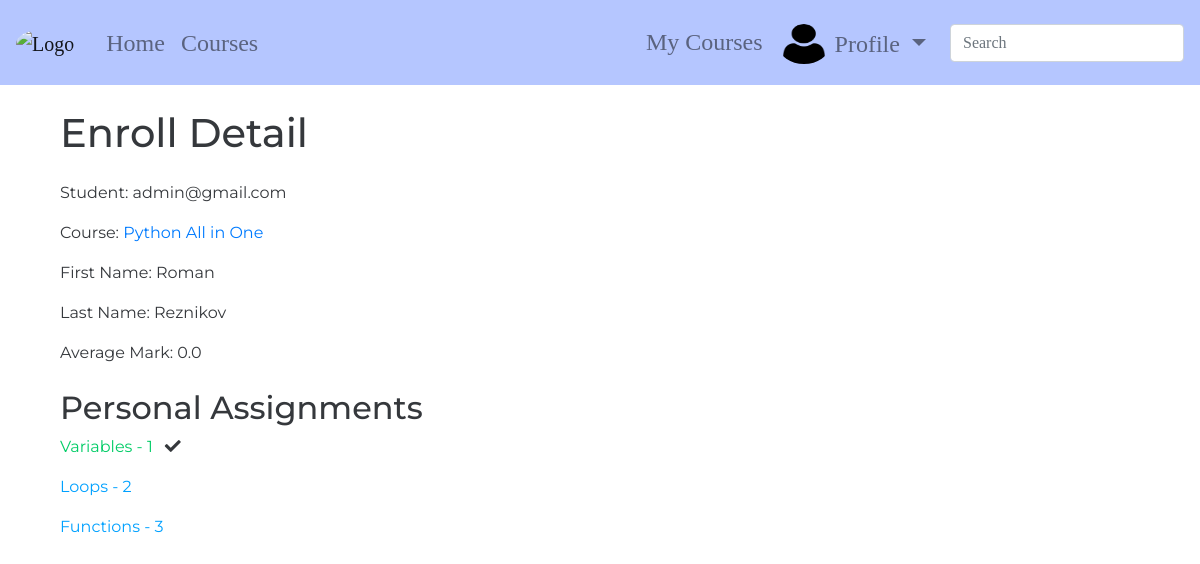
The page /courses/teacher/python/python-all-in-one/enrolls/7/ (signed in) on the database as committed earlier.
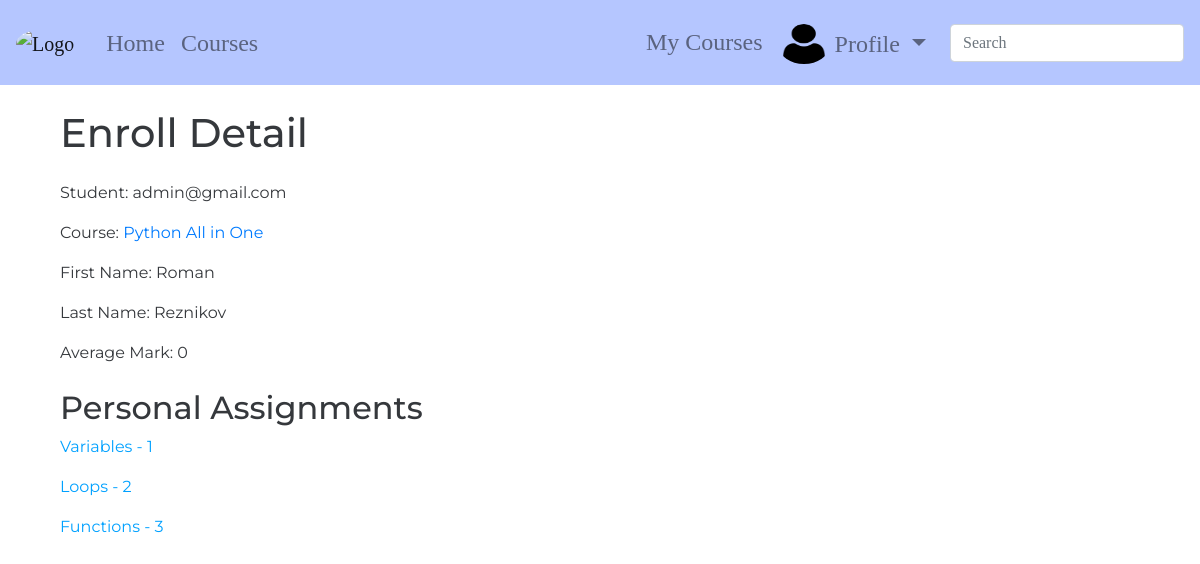
The same page on the database as committed later.
### accounts/models.py (models this page shows, shortened)
class CustomUser(AbstractUser, PermissionsMixin):
    email = models.EmailField(verbose_name='email', max_length=60, unique=True)
    username = models.CharField(max_length=30, unique=True)
    date_joined = models.DateTimeField(verbose_name='date joined', auto_now_add=True)
    last_login = models.DateTimeField(verbose_name='last login', auto_now=True)
    is_admin = models.BooleanField(default=False)
    is_active = models.BooleanField(default=True)
    is_staff = models.BooleanField(default=False)
    is_superuser = models.BooleanField(default=False)
    USERNAME_FIELD = 'email'
    REQUIRED_FIELDS = ['username', ]
    objects = CustomUserManager()
    def __str__(self):
        return self.email

class Profile(models.Model):
    user = models.OneToOneField(settings.AUTH_USER_MODEL, related_name='profile', on_delete=models.CASCADE)
    first_name = models.CharField(max_length=40, null=True, blank=True)
    last_name = models.CharField(max_length=40, null=True, blank=True)
    phone = PhoneNumberField(max_length=20, null=True, blank=True)
    date_of_birth = models.DateField(null=True, blank=True)
    bio = models.TextField(null=True, blank=True)
    profile_pic = models.ImageField(null=True, blank=True, upload_to='images/profile_pics',
                                    default=get_default_profile_pic)

### courses/models.py (models this page shows, shortened)
class Enroll(models.Model):
    course_instance = models.ForeignKey(CourseInstance, related_name='enrolls', on_delete=models.CASCADE)
    student = models.ForeignKey('accounts.CustomUser', related_name='enrolls', on_delete=models.CASCADE)
    is_course_finished = models.BooleanField(default=False)
    @property
    def average_mark(self):
        print(self.personal_assignments.filter(enroll=self).filter(is_completed=True).values('grade'))
        marks = [m['grade'] for m in self.personal_assignments.filter(enroll=self).filter(is_completed=True).values('grade')]
        try:
            return round(float(sum(marks) / len(marks)), 2)
        except ZeroDivisionError:
            return 0

class CourseInstance(models.Model):
    course = models.ForeignKey(Course, related_name='instances', on_delete=models.CASCADE)
    slug = models.SlugField(allow_unicode=True, unique=True)
    sub_title = models.CharField(max_length=100, null=True, blank=True)
    min_mark = models.SmallIntegerField(
        validators=[
            MinValueValidator(0),
            MaxValueValidator(100),
        ]
    )
    start_date = models.DateField(null=True, blank=True)
    end_date = models.DateField(null=True, blank=True)
    def __str__(self):
        if self.sub_title == self.course.base_title:
            return f"{self.course} - {self.pk}"
        return f"{self.sub_title}"

class Course(models.Model):
    base_title = models.CharField(max_length=100)
    description = models.TextField(null=True, blank=True)
    slug = models.SlugField(allow_unicode=True, unique=True)

class PersonalAssignment(models.Model):
    course_instance_assignment = models.ForeignKey(CourseInstanceAssignment,
                                                   related_name='personal_assignments',
                                                   on_delete=models.CASCADE)
    enroll = models.ForeignKey(Enroll, related_name='personal_assignments', on_delete=models.CASCADE)
    answer_field = models.TextField(null=True, blank=True)
    answer_file = models.FileField(null=True, blank=True, upload_to=student_answers_directory_path)
    is_completed = models.BooleanField(default=False)
    grade = models.SmallIntegerField(
        blank=True,
        null=True,
        default=0,
        validators=[
            MinValueValidator(0),
            MaxValueValidator(100),
        ]
    )

class Assignment(models.Model):
    title = models.CharField(max_length=100, null=True, blank=True)
    content = models.TextField(null=True, blank=True)
    start_date = models.DateTimeField(null=True, blank=True)
    end_date = models.DateTimeField(null=True, blank=True)

### courses/views.py (the view)
class EnrollTeacherDetail(LoginRequiredMixin,
                          GroupRequiredMixin,
                          generic.DetailView):
    model = course_models.Enroll
    group_required = 'teachers'
    template_name = 'courses/enroll_teacher_detail.html'
    context_object_name = 'enroll'
    def get_object(self, queryset=None):
        course_instance = get_object_or_404(
            course_models.CourseInstance,
            course__slug=self.kwargs.get('course_slug'),
            slug=self.kwargs.get('instance_slug'),
        )
        return get_object_or_404(
            course_models.Enroll,
            course_instance=course_instance,
            pk=self.kwargs.get('enroll_pk')
        )

### accounts/templatetags/accounts_extras.py (called while the page is built)
@register.filter(name='has_group')
def has_group(user, group_name):
    return user.groups.filter(name=group_name).exists()

### courses/templates/courses/enroll_teacher_detail.html (shortened to what this page needs)
{% extends 'base.html' %}
{% block content %}
    <div class="container">
        <h1 class="mb-4">Enroll Detail</h1>
        <div class="enroll-personal-details">
            <p>Student: {{ enroll.student }}</p>
            <p>
                Course: <a href="{% url 'courses:course-instance-teacher-detail' course_slug=enroll.course_instance.course.slug instance_slug=enroll.course_instance.slug %}">{{ enroll.course_instance }}</a>
            </p>
            <p>First Name: {{ enroll.student.profile.first_name }}</p>
            <p>Last Name: {{ enroll.student.profile.last_name }}</p>
            <p>Average Mark: {{ enroll.average_mark }}</p>
        </div>
    <div class="enroll-assignments mt-4">
        <h2>Personal Assignments</h2>
        {% if enroll.personal_assignments %}
            {% for personal_assignment in enroll.personal_assignments.all %}
                <p>
                    <a href="{% url 'courses:personal-assignment-teacher-detail' course_slug=enroll.course_instance.course.slug instance_slug=enroll.course_instance.slug enroll_pk=enroll.pk assignment_pk=personal_assignment.pk %}"
                       class="enroll-assignment-link{% if personal_assignment.is_completed %}-completed{% endif %}">
                        {{ personal_assignment.course_instance_assignment.title }}
                    </a>
                    {% if personal_assignment.is_completed %}
                        <i class="fas fa-check completed_icon ml-2"></i>
                    {% endif %}
                </p>
            {% endfor %}
        {% else %}
            <p>There are no personal assignments.</p>
        {% endif %}
    </div>
    </div>
{% endblock %}

### templates/base.html (shortened to what this page needs)
<!DOCTYPE html>
{% load static %}
{% load accounts_extras %}
<html lang="en">
<head>
    <link rel="stylesheet" href="https://stackpath.bootstrapcdn.com/bootstrap/4.5.2/css/bootstrap.min.css">
    <link rel="stylesheet" href="https://stackpath.bootstrapcdn.com/font-awesome/4.7.0/css/font-awesome.min.css">    <link href="https://fonts.googleapis.com/css?family=Montserrat" rel="stylesheet">
    <link rel="stylesheet" href="https://use.fontawesome.com/releases/v5.15.1/css/all.css">
    <link rel="stylesheet" href="{% static 'course_manager/css/master.css' %}">
</head>
<body>
    <nav class="smart_scroll navbar navbar-expand-lg navbar-light" id="baseNavbar">
        <a href="{% url 'homepage' %}" class="navbar-brand">
            <img id="blogLogo" src="" alt="Logo">
        </a>
        <div class="collapse navbar-collapse" id="basicExampleNav">
            <ul class="navbar-nav mr-auto ml-2">
                <li class="nav-item">
                    <a class="nav-link" href="{% url 'homepage' %}">Home</a>
                </li>
                <li class="nav-item">
                    <a class="nav-link" href="{% url 'courses:courses-list' %}">Courses</a>
                </li>
            </ul>
            {% if user.is_authenticated %}
                <ul class="navbar-nav ml-2 pr-3 nav-flex-icons">
                    <li class="nav-item mt-2">
                        <a class="nav-link" href="{% url 'courses:user-courses' %}">My Courses</a>
                    </li>
                    <li class="nav-item dropdown mt-2">
                        <a href="#" class="nav-link dropdown-toggle" id="navbarDropdownMenuLink-4" data-toggle="dropdown"
                            aria-haspopup="true" aria-expanded="false">
                            {% if user.profile.profile_pic %}
                                <img class="profile_pic" src="{{ user.profile.profile_pic.url }}" alt="User Profile Picture">
                            {% else %}
                                <img class="profile_pic" src="{% static 'course_manager/images/default_profile_pic_1.png' %}"
                                alt="Default Profile Picture">
                            {% endif %}
                            Profile
                        </a>
                    </li>
                </ul>
            {% endif %}
            <form class="navbar-form form-inline" method="get" action=""
                  role="search" id="navbarSearchForm">
              <div class="md-form my-2">
                <input id="searchBarInput" class="input_field form-control mr-sm-2" name="q"
                       type="text" placeholder="Search" aria-label="Search">
              </div>
            </form>
        </div>
    </nav>
    <div id="wrap" class="wrapper flex-grow-1">
        <div id="main" class="container content main_content mt-4 mb-5">
            {% block content %}
            {% endblock %}
        </div>
    </div>
</body>
</html>

### static/course_manager/css/master.css (style rules this page uses)
body { height: 100%; background-color: rgba(255, 255, 255, 0.39); color: #35383c; font-family: 'Montserrat', sans-serif; }
#baseNavbar { background-color: #b5c6ff; font-family: 'Arvo', serif; font-size: 1.5rem; }
#blogLogo { width: 90px; height: 75px; border-radius: 50%; }
#navbarSearchForm input[type=text] { width: 100%; }
.profile_pic { width: 50px; height: 45px; border-radius: 50%; padding-bottom: 5px; }
.enroll-assignment-link { color: #00a1ff; }

Rows that differ between the two databases and show on the page:
computed for Enroll "admin@gmail.com": average_mark "0.0" → "0"
changed PersonalAssignment "Variables - 1": is_completed True → False (drawn)
